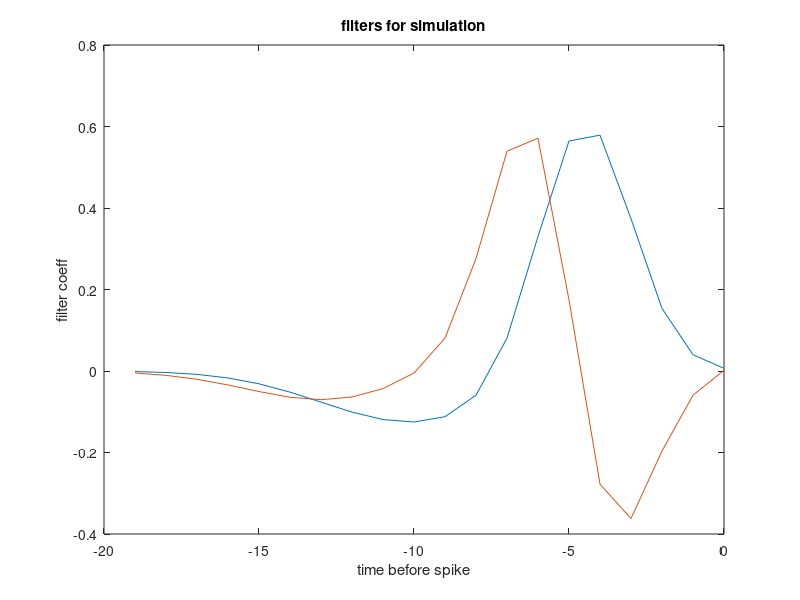

This chart was generated by the following MATLAB code: (Note: this script raises an error after producing the figure.)
% demo1_iSTAC.m
%
% Simple script for testing out the iSTAC code

% 0. Set up parameters for an example Linear-Nonlinear-Poisson (LNP) neuron 
nt = 20;        % number of temporal elements of filter
tvec = (-nt+1:0)'; % vector of time indices (in units of stim frames)

% Make some temporal filters
filt1 = exp(-((tvec+4.5)/1.5).^2/2) -.2*exp(-((tvec+nt/2)/3).^2/2); %1st filter
filt1 = filt1./norm(filt1);  %normalize

filt2 = [diff(filt1); 0];  % 2nd filter
filt2 = filt2- filt1*(filt1'*filt2); %orthogonalize to 1st filter
filt2 = filt2./norm(filt2); % normalize

% Make plots
plot(tvec, [filt1 filt2])  
title('filters for simulation');
xlabel('time before spike'); ylabel('filter coeff');


%% 1.  1st example:  rectified linear LNP neuron
% ===================================================

% Create stimulus ------------------
slen = 2000;   % Stimulus length
Stim = randn(slen,1);
RefreshRate = 100; % refresh rate

linresp = sameconv(Stim, filt1);  % filter output
r = max(linresp,0)*50; % instantaneous spike rate (rectified linear nonlinearity)
spikes = poissrnd(r/RefreshRate); % generate spikes

[sta,stc,rawmu,rawcov] = simpleSTC(Stim,spikes, nt); % Compute STA and STC
[u,~,~] = svd(stc); % Compute eigenvectors of STC matrix

% Compute iSTAC estimator
nfilts = 1;
istacfilts = compiSTAC(sta, stc, rawmu, rawcov, nfilts);
plot(tvec, filt1, 'k--', tvec, sta./norm(sta), tvec, u(:,end), tvec, istacfilts);
legend('true k', 'STA', 'STC', 'iSTAC', 'location', 'northwest');
xlabel('time before spike (bins)'); ylabel('filter coeff');
title('filter estimates');

% Compute error (using subspace angle between true filter and estimates)
Errs = [subspace(filt1,sta) subspace(filt1, u(:,end)) subspace(filt1, istacfilts)];
fprintf(1, 'Errors: STA=%.3f, STC=%.3f, iSTAC=%.3f\n', Errs(1), Errs(2), Errs(3));


%% 2. 2nd example:  2-filter LNP model with quadratic nonlinearity, correlated stimuli
% ===================================================
%
% In this example, the STA also lies in the space spanned by the two
% filters, but by using iSTAC we can pull out the 2 relevant axes much more
% accurately

% % Create stimulus ------------------
slen = 10000;   % Stimulus length (Better convergence w/ longer stimulus)
Stim = randn(slen,1);
Stim = conv2(Stim,normpdf(-3:3,0,1)','same'); % smooth stimulus
RefreshRate = 100; % refresh rate

DC = [0.75 .5];  % Setting to zero means expected STA is zero
linresp = [sameconv(Stim, filt1)+DC(1) sameconv(Stim,filt2)+DC(2)];  % filter output
r = 10*linresp(:,1).^2 + 8*linresp(:,2).^2; % instantaneous spike rate
spikes = poissrnd(r/RefreshRate); % generate spikes

[sta,stc,rawmu,rawcov] = simpleSTC(Stim,spikes,nt);
[u,~,~] = svd(stc);

nfilts = 10;  % (Only need 2, but compute 10 for demonstration purposes)
eigvalthresh = 0.05; % eigenvalue cutoff threshold (for pruning dims from raw stimulus)
[istacfilts,vals] = compiSTAC(sta(:), stc, rawmu, rawcov, nfilts,eigvalthresh);
KLcontributed = [vals(1); diff(vals)];
nfilts = length(vals);

subplot(221);
plot(tvec, filt1, 'k--', tvec, u(:,1:2)*u(:,1:2)'*filt1, ...
    tvec, istacfilts(:,1:2)*istacfilts(:,1:2)'*filt1, 'r');
title('Reconstruction of 1st filter'); ylabel('filter coeff');
legend('true k', 'STC', 'iSTAC', 'location', 'northwest');

subplot(223);
plot(tvec, filt2, 'k--', tvec, u(:,1:2)*u(:,1:2)'*filt2, ...
    tvec, istacfilts(:,1:2)*istacfilts(:,1:2)'*filt2, 'r');
title('Reconstruction of 2nd filter');
xlabel('time before spike'); ylabel('filter coeff');

subplot(222);  
plot(1:nfilts, KLcontributed, 'o');
title('KL contribution');
xlabel('subspace dimensionality');

subplot(224);
plot(tvec, istacfilts(:,1:2));
title('iSTAC filters');
legend('1st', '2nd', 'location', 'northwest');

Errs = [subspace([filt1 filt2], u(:,1:2)) subspace([filt1 filt2], istacfilts(:,1:2))];
fprintf(1, 'Errors: STC=%.3f, iSTAC=%.3f\n', Errs(1), Errs(2));


%% 3. Illustrate convergence behavior with 1D linear-rectified model
% ===================================================

% Run several experiments of different length
slens = [1000 4000 16000 64000]; % number of samples for different expts
nexpts = length(slens);  % number of experiments
niters = 20;  % number of times to repeat each experiment
nfilts = 1; % number of filters to estimate 

% Initialize matrices for storing errors
ErrsSTA = zeros(niters, nexpts);
ErrsiSTAC = zeros(niters, nexpts);

% Run simulated experiments
for i = 1:nexpts
    slen = slens(i);  % length of this block of experiments
    fprintf('\nStimulus length: %d\n------\n', slen);
    for j = 1:niters

        % Generate stimulus and LNP response
        Stim = randn(slen,1);
        linresp = sameconv(Stim, filt1);  % filter output
        r = max(linresp,0)*50; % instantaneous spike rate
        spikes = poissrnd(r/RefreshRate); % generate spikes

        [sta,stc,rawmu,rawcov] = simpleSTC(Stim,spikes, nt); % Compute STA and STC
        istacFilt =  compiSTAC(sta, stc, rawmu, rawcov, nfilts);  % compute iSTAC estimate

        ErrsSTA(j,i) = subspace(filt1,sta); 
        ErrsiSTAC(j,i)= subspace(filt1, istacFilt);
    end
end

% Make plot
clf;
plot(slens, mean(ErrsSTA), 'bo-', slens, mean(ErrsiSTAC), 'ro-');
set(gca, 'xscale', 'log', 'yscale', 'linear');
legend('STA', 'iSTAC', 'location', 'northeast');
xlabel('stim length (samples)');
ylabel('error (radians)');
title('comparison of STA and iSTAC');
